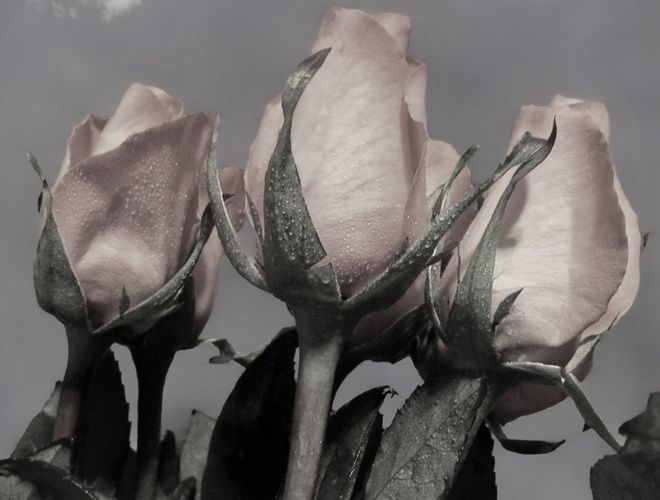
#> input picture Labs/F/Lab_exams/Model A fall 22/Q3.jpg, 660 x 500 px
$ jupyter execute sol.ipynb   (shell and % lines are left out)   (older library calls are emulated)
#> lines starting #> are read from the running program, lines starting #| are printed output that depends on the picture; after the words box and inside, x2 and y2 are one past the last pixel; in counts of white or black regions, pixels touching at a corner belong together
### Labs/F/Lab_exams/Model A fall 22/commonfunctions.py


import skimage.io as io
import matplotlib.pyplot as plt
import numpy as np
from skimage.exposure import histogram, equalize_hist
from matplotlib.pyplot import bar
from skimage.color import rgb2gray,rgb2hsv,hsv2rgb,rgba2rgb
from skimage.transform import (hough_line, hough_line_peaks)

# Convolution:
from scipy.signal import convolve2d
from scipy import fftpack
import math

from skimage.util import random_noise
from skimage.filters import median
from skimage.feature import canny

from mpl_toolkits.mplot3d import Axes3D  # noqa: F401 unused import

import matplotlib.pyplot as plt
from matplotlib import cm
from matplotlib.ticker import LinearLocator, FormatStrFormatter
import numpy as np

# Edges
from skimage.filters import sobel_h, sobel, sobel_v,roberts, prewitt

# Show the figures / plots inside the notebook
def show_images(images,titles=None):
    #This function is used to show image(s) with titles by sending an array of images and an array of associated titles.
    # images[0] will be drawn with the title titles[0] if exists
    # You aren't required to understand this function, use it as-is.
    n_ims = len(images)
    if titles is None: titles = ['(%d)' % i for i in range(1,n_ims + 1)]
    fig = plt.figure()
    n = 1
    for image,title in zip(images,titles):
        a = fig.add_subplot(1,n_ims,n)
        if image.ndim == 2:
            plt.gray()
        plt.imshow(image)
        a.set_title(title)
        plt.axis('off')
        n += 1
    fig.set_size_inches(np.array(fig.get_size_inches()) * n_ims)
    plt.show()


# [43 lines left out: functions show_3d_image, show_3d_image_filtering_in_freq, showHist, not called in this run]

### Labs/F/Lab_exams/Model A fall 22/sol.ipynb
[cell 1]
import skimage.io as io

# Show the figures / plots inside the notebook
from skimage.color import rgb2gray,rgb2hsv
import matplotlib.pyplot as plt
import numpy as np
from skimage.util import random_noise
import numpy as np

from skimage.exposure import histogram
from matplotlib.pyplot import bar
from commonfunctions import *

from sklearn.neighbors import KNeighborsClassifier
from sklearn.neural_network import MLPClassifier  # MLP is an NN
from sklearn import svm
import numpy as np
import argparse
import imutils  # If you are unable to install this library, ask the TA; we only need this in extract_hsv_histogram.
import cv2
import os
import random


# Depending on library versions on your system, one of the following imports
from sklearn.model_selection import train_test_split

[cell 2]
# [22 lines left out: function histogram_eq1, not called in this run]

[cell 3]
# [27 lines left out: function extract_hsv_histogram, not called in this run]

[cell 4]
# [18 lines of commented-out code are left out]

[cell 5]
# 1- Get the required RGB color (Using a color picker)
R_value = 69
G_value = 91
B_value = 29


# 2- Read image

image=io.imread('./Q3.jpg')
#> image is the input picture: shape (500, 660, 3); mean R, G, B 107.8, 103.3, 101.5
show_images([image],['image'])
#> in show_images, `n_ims = len(images)`: n_ims = 1
#> the loop in show_images, `for image,title in zip(images,titles):` made 1 pass
#> (title, n) on pass 1: ('image', 2)
#> after the loop in show_images, `for image,title in zip(images,titles):`: n = 2
# image = image.astype(float)

# 3- extract R, G and B channels (as float)

R= image[:,:,0]
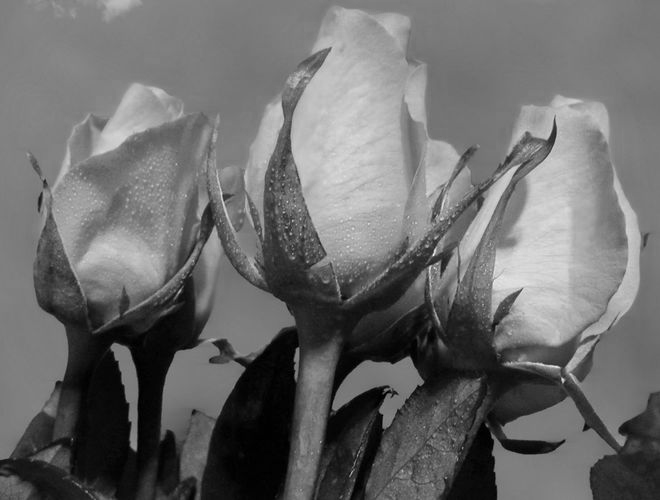
#> R: shape (500, 660); min 0, max 244, mean 107.8
G= image[:,:,1]
B= image[:,:,2]
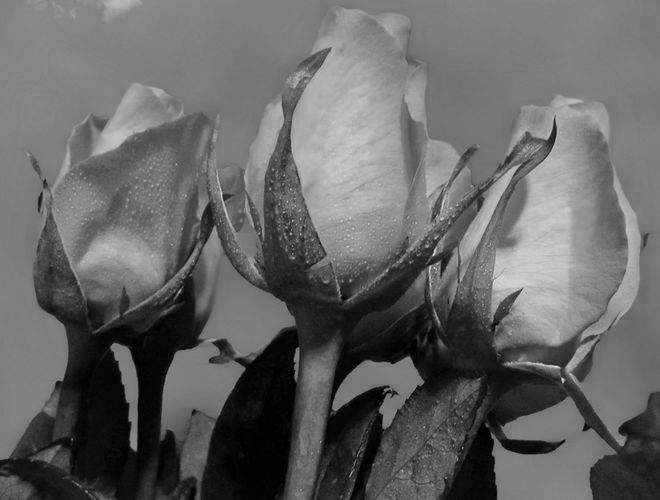
#> B: shape (500, 660); min 0, max 231, mean 101.5


image[:,:,0] = R
image[:,:,1] = G
image[:,:,2] = B

image=image.astype(np.uint8)
mask = np.ones(G.shape)

mask[(B>R) & (B>G)] = 0
image[mask==0] = 0
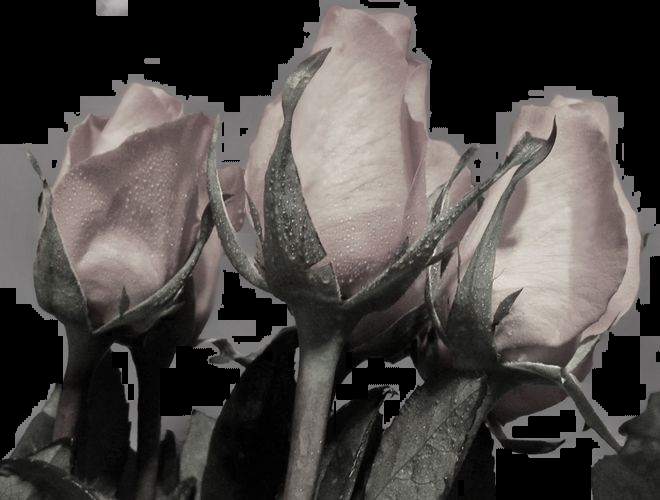
#> image: shape (500, 660, 3); mean R, G, B 75.7, 71.4, 68.7
# 8- show the image or save it
show_images([image],['image'])
#> the loop in show_images (call 2), `for image,title in zip(images,titles):` made 1 pass

[cell 6]
import cv2
import numpy as np

# Load the image
image = cv2.imread('Q3.jpg')

# Convert the image to HSV
hsv_image = cv2.cvtColor(image, cv2.COLOR_BGR2HSV)
#> hsv_image: shape (500, 660, 3); mean H, S, V 52.5, 18.8, 108.6

# Adjust Hue, Saturation, and Value
h, s, v = cv2.split(hsv_image)
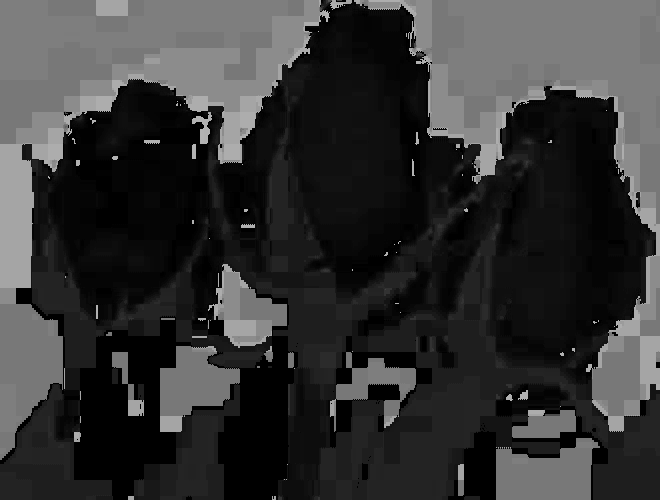
#> h: shape (500, 660); min 0, max 179, mean 52.5
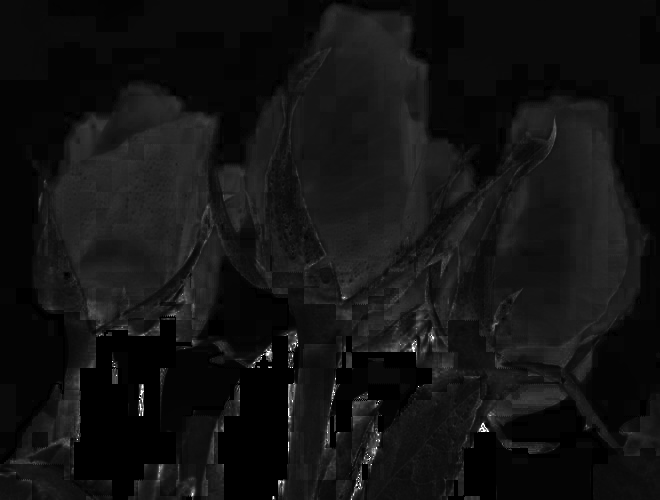
#> s: shape (500, 660); min 0, max 255, mean 18.8

# Modify Hue, Saturation, and Value channels
h = cv2.add(h, 3)  # Adjust hue by adding a value
s = cv2.add(s, 70)  # Increase saturation
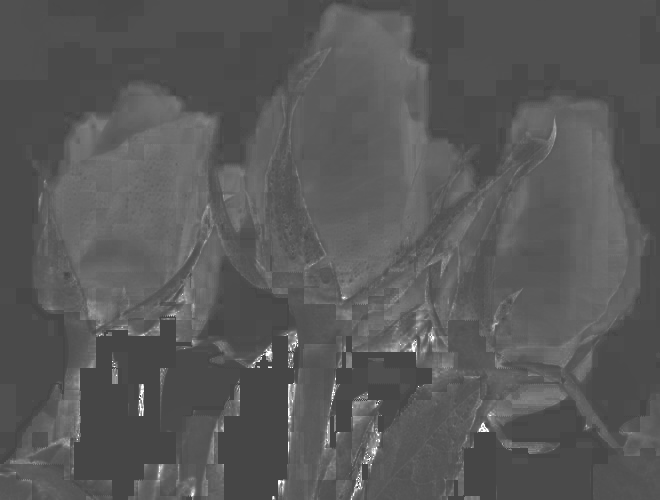
#> s: shape (500, 660); min 70, max 255, mean 88.8
v = cv2.add(v, 30)  # Brighten the image
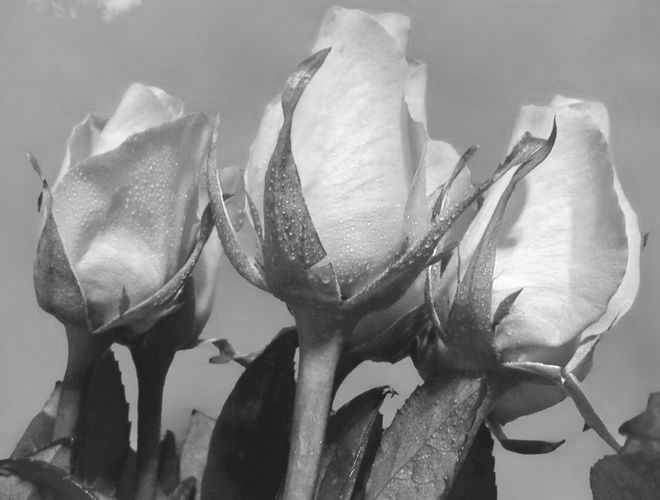
#> v: shape (500, 660); min 30, max 255, mean 138.6

# Merge channels back and convert to BGR
adjusted_hsv = cv2.merge([h, s, v])
#> adjusted_hsv: shape (500, 660, 3); mean H, S, V 55.5, 88.8, 138.6
adjusted_image = cv2.cvtColor(adjusted_hsv, cv2.COLOR_HSV2BGR)
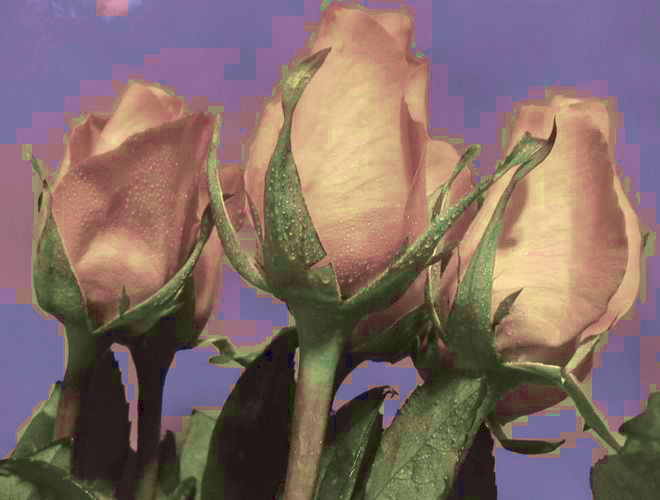
#> adjusted_image: shape (500, 660, 3); mean B, G, R 103.1, 107.6, 128.7

# Save the new image
cv2.imwrite('new_image.jpg', adjusted_image)
#> Out = True

$ run again, with Labs/F/Lab_exams/Model A fall 22/Q1.jpg copied over Labs/F/Lab_exams/Model A fall 22/Q3.jpg
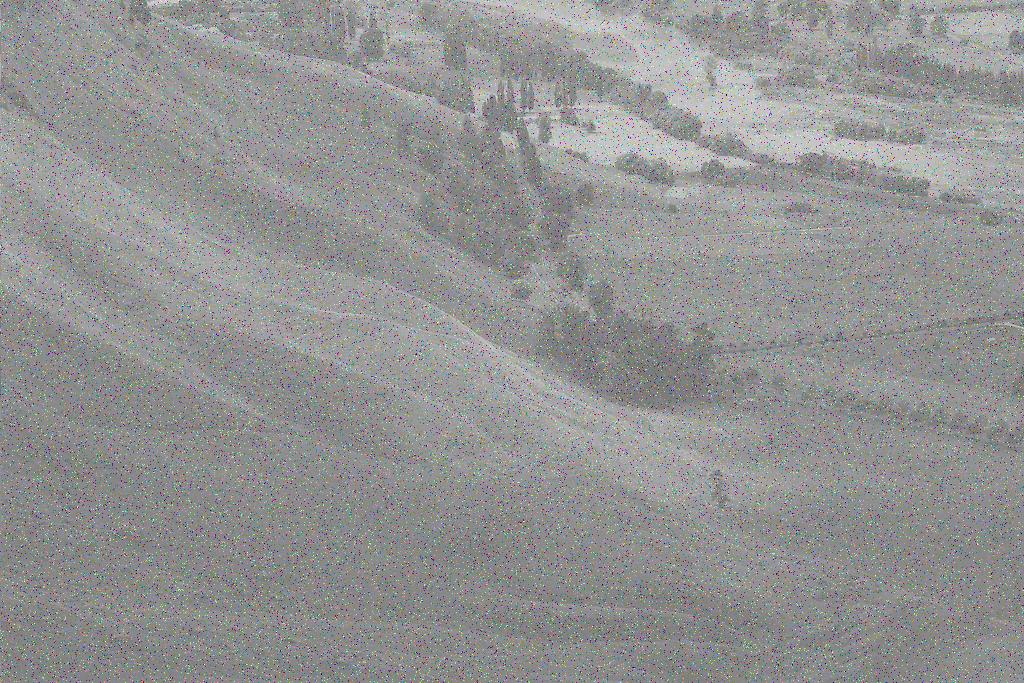
#> input picture Labs/F/Lab_exams/Model A fall 22/Q1.jpg, 1024 x 683 px
#> image is the input picture: shape (683, 1024, 3); mean R, G, B 147, 147, 147
#> n_ims = 1
#> the loop in show_images, `for image,title in zip(images,titles):` made 1 pass
#> (title, n) on pass 1: ('image', 2)
#> after the loop in show_images, `for image,title in zip(images,titles):`: n = 2
#> `image[mask==0] = 0`:
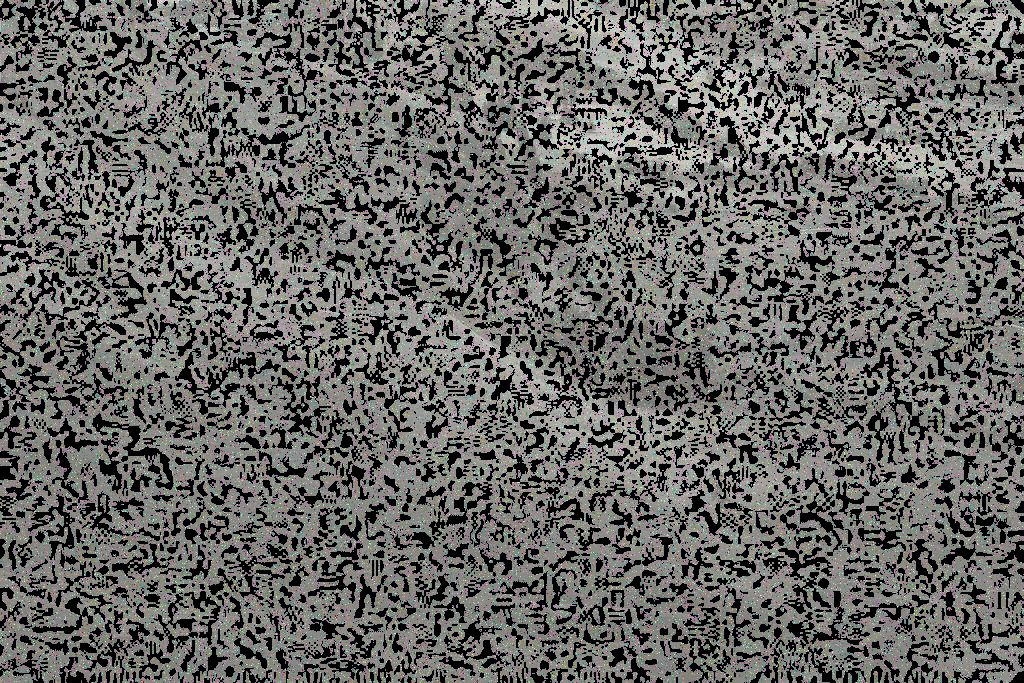
#> image: shape (683, 1024, 3); mean R, G, B 101.6, 101.6, 98.9
#> the loop in show_images (call 2), `for image,title in zip(images,titles):` made 1 pass
#> hsv_image: shape (683, 1024, 3); mean H, S, V 88.2, 19.4, 152.6
#> adjusted_hsv: shape (683, 1024, 3); mean H, S, V 91.2, 89.4, 182.5
#> `adjusted_image = cv2.cvtColor(adjusted_hsv, cv2.COLOR_HSV2BGR)`:
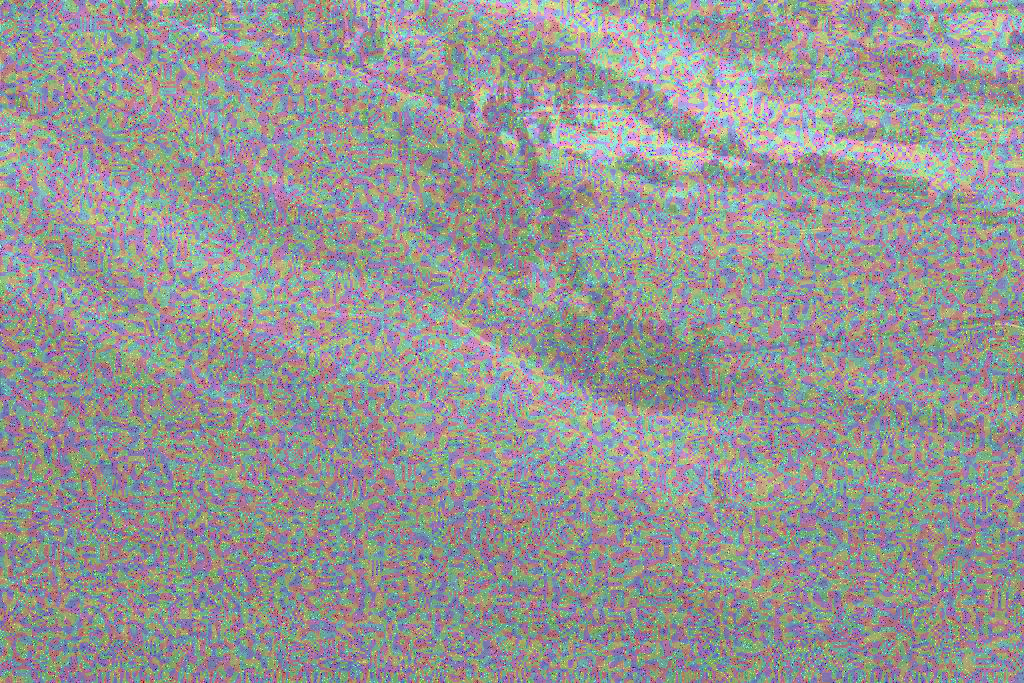
#> adjusted_image: shape (683, 1024, 3); mean B, G, R 150.4, 150.3, 150.9
#> Out = True

$ run again, with Labs/F/Lab_exams/Model A fall 22/Q3Sol.jpg copied over Labs/F/Lab_exams/Model A fall 22/Q3.jpg
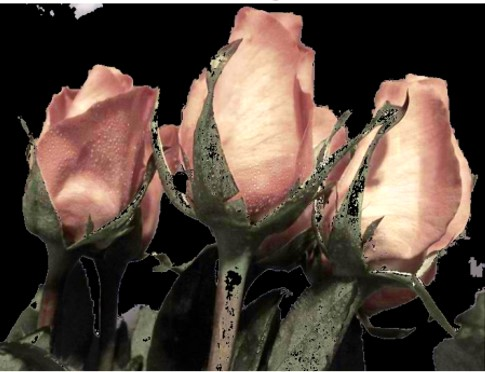
#> input picture Labs/F/Lab_exams/Model A fall 22/Q3Sol.jpg, 485 x 372 px
#> image is the input picture: shape (372, 485, 3); mean R, G, B 84.1, 68.7, 58.9
#> n_ims = 1
#> the loop in show_images, `for image,title in zip(images,titles):` made 1 pass
#> (title, n) on pass 1: ('image', 2)
#> after the loop in show_images, `for image,title in zip(images,titles):`: n = 2
#> `image[mask==0] = 0`:
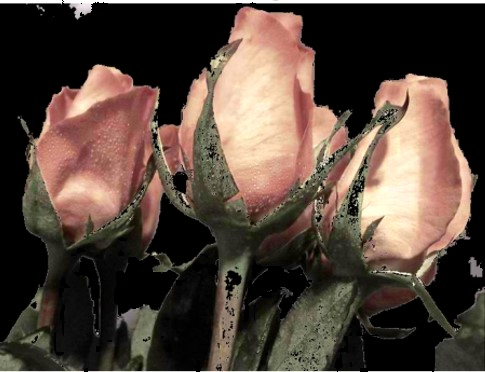
#> image: shape (372, 485, 3); 3.26% of pixels changed, all inside (x1, y1, x2, y2) = (0, 0, 485, 372)
#> the loop in show_images (call 2), `for image,title in zip(images,titles):` made 1 pass
#> hsv_image: shape (372, 485, 3); mean H, S, V 18.1, 64.7, 84.5
#> adjusted_hsv: shape (372, 485, 3); mean H, S, V 21.1, 130.7, 112.2
#> `adjusted_image = cv2.cvtColor(adjusted_hsv, cv2.COLOR_HSV2BGR)`:
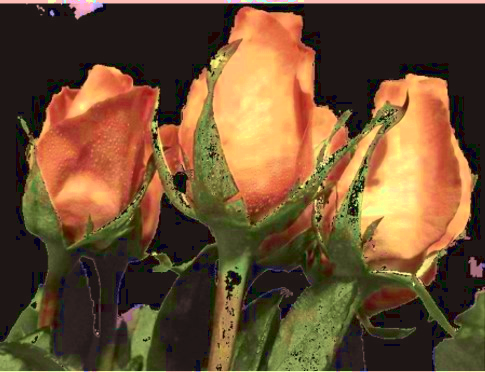
#> adjusted_image: shape (372, 485, 3); mean B, G, R 49.7, 79.7, 109.1
#> Out = True
